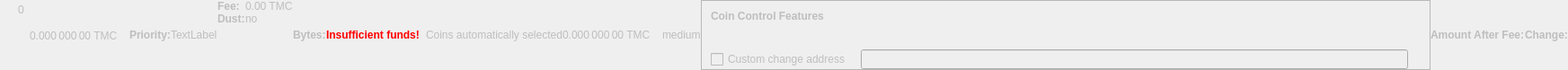
    <widget class="QWidget" name="dummyHideWidget" native="true">
     <property name="enabled">
      <bool>false</bool>
     </property>
     <property name="maximumSize">
      <size>
       <width>100</width>
       <height>22</height>
      </size>
     </property>
     <layout class="QHBoxLayout" name="dummyHideLayout">
      <property name="spacing">
       <number>0</number>
      </property>
      <property name="leftMargin">
       <number>0</number>
      </property>
      <property name="topMargin">
       <number>0</number>
      </property>
      <property name="rightMargin">
       <number>0</number>
      </property>
      <property name="bottomMargin">
       <number>0</number>
      </property>
      <item>
       <layout class="QFormLayout" name="formLayoutCoinControl1">
        <property name="horizontalSpacing">
         <number>10</number>
        </property>
        <property name="verticalSpacing">
         <number>14</number>
        </property>
        <property name="leftMargin">
         <number>10</number>
        </property>
        <property name="topMargin">
         <number>4</number>
        </property>
        <property name="rightMargin">
         <number>6</number>
        </property>
        <item row="0" column="1">
         <widget class="QLabel" name="labelCoinControlBytes">
          <property name="cursor">
           <cursorShape>IBeamCursor</cursorShape>
          </property>
          <property name="contextMenuPolicy">
           <enum>Qt::ActionsContextMenu</enum>
          </property>
          <property name="text">
           <string notr="true">0</string>
          </property>
          <property name="textInteractionFlags">
           <set>Qt::LinksAccessibleByMouse|Qt::TextSelectableByKeyboard|Qt::TextSelectableByMouse</set>
          </property>
         </widget>
        </item>
       </layout>
      </item>
      <item>
       <widget class="QLabel" name="labelCoinControlAfterFee">
        <property name="enabled">
         <bool>false</bool>
        </property>
        <property name="sizePolicy">
         <sizepolicy hsizetype="Fixed" vsizetype="Fixed">
          <horstretch>0</horstretch>
          <verstretch>0</verstretch>
         </sizepolicy>
        </property>
        <property name="minimumSize">
         <size>
          <width>111</width>
          <height>12</height>
         </size>
        </property>
        <property name="maximumSize">
         <size>
          <width>111</width>
          <height>12</height>
         </size>
        </property>
        <property name="cursor">
         <cursorShape>IBeamCursor</cursorShape>
        </property>
        <property name="contextMenuPolicy">
         <enum>Qt::ActionsContextMenu</enum>
        </property>
        <property name="text">
         <string notr="true">0.000 000 00 TMC</string>
        </property>
        <property name="textInteractionFlags">
         <set>Qt::LinksAccessibleByMouse|Qt::TextSelectableByKeyboard|Qt::TextSelectableByMouse</set>
        </property>
       </widget>
      </item>
      <item>
       <widget class="QLabel" name="labelCoinControlPriorityText">
        <property name="enabled">
         <bool>false</bool>
        </property>
        <property name="font">
         <font>
          <weight>75</weight>
          <bold>true</bold>
         </font>
        </property>
        <property name="text">
         <string>Priority:</string>
        </property>
       </widget>
      </item>
      <item>
       <layout class="QHBoxLayout" name="horizontalLayout">
        <item>
         <widget class="QLabel" name="WarningLabel">
          <property name="text">
           <string>TextLabel</string>
          </property>
         </widget>
        </item>
       </layout>
      </item>
      <item>
       <layout class="QFormLayout" name="formLayoutCoinControl3">
        <property name="horizontalSpacing">
         <number>0</number>
        </property>
        <property name="verticalSpacing">
         <number>0</number>
        </property>
        <property name="leftMargin">
         <number>0</number>
        </property>
        <property name="topMargin">
         <number>0</number>
        </property>
        <property name="rightMargin">
         <number>0</number>
        </property>
        <item row="0" column="0">
         <widget class="QLabel" name="labelCoinControlFeeText">
          <property name="enabled">
           <bool>false</bool>
          </property>
          <property name="font">
           <font>
            <weight>75</weight>
            <bold>true</bold>
           </font>
          </property>
          <property name="text">
           <string>Fee:</string>
          </property>
          <property name="margin">
           <number>0</number>
          </property>
         </widget>
        </item>
        <item row="0" column="1">
         <widget class="QLabel" name="labelCoinControlFee">
          <property name="enabled">
           <bool>false</bool>
          </property>
          <property name="cursor">
           <cursorShape>IBeamCursor</cursorShape>
          </property>
          <property name="contextMenuPolicy">
           <enum>Qt::ActionsContextMenu</enum>
          </property>
          <property name="text">
           <string notr="true">0.00 TMC</string>
          </property>
          <property name="textInteractionFlags">
           <set>Qt::LinksAccessibleByMouse|Qt::TextSelectableByKeyboard|Qt::TextSelectableByMouse</set>
          </property>
         </widget>
        </item>
        <item row="1" column="0">
         <widget class="QLabel" name="labelCoinControlLowOutputText">
          <property name="enabled">
           <bool>false</bool>
          </property>
          <property name="font">
           <font>
            <weight>75</weight>
            <bold>true</bold>
           </font>
          </property>
          <property name="text">
           <string>Dust:</string>
          </property>
         </widget>
        </item>
        <item row="1" column="1">
         <widget class="QLabel" name="labelCoinControlLowOutput">
          <property name="enabled">
           <bool>false</bool>
          </property>
          <property name="cursor">
           <cursorShape>IBeamCursor</cursorShape>
          </property>
          <property name="contextMenuPolicy">
           <enum>Qt::ActionsContextMenu</enum>
          </property>
          <property name="text">
           <string>no</string>
          </property>
          <property name="textInteractionFlags">
           <set>Qt::LinksAccessibleByMouse|Qt::TextSelectableByKeyboard|Qt::TextSelectableByMouse</set>
          </property>
         </widget>
        </item>
       </layout>
      </item>
      <item>
       <widget class="QLabel" name="labelCoinControlBytesText">
        <property name="enabled">
         <bool>false</bool>
        </property>
        <property name="font">
         <font>
          <weight>75</weight>
          <bold>true</bold>
         </font>
        </property>
        <property name="text">
         <string>Bytes:</string>
        </property>
       </widget>
      </item>
      <item>
       <layout class="QFormLayout" name="formLayoutCoinControl2">
        <property name="horizontalSpacing">
         <number>0</number>
        </property>
        <property name="verticalSpacing">
         <number>0</number>
        </property>
        <property name="leftMargin">
         <number>0</number>
        </property>
        <property name="topMargin">
         <number>0</number>
        </property>
        <property name="rightMargin">
         <number>0</number>
        </property>
       </layout>
      </item>
      <item>
       <layout class="QHBoxLayout" name="horizontalLayoutCoinControl2">
        <property name="spacing">
         <number>0</number>
        </property>
        <property name="bottomMargin">
         <number>0</number>
        </property>
       </layout>
      </item>
      <item>
       <widget class="QLabel" name="labelCoinControlInsuffFunds">
        <property name="enabled">
         <bool>false</bool>
        </property>
        <property name="minimumSize">
         <size>
          <width>0</width>
          <height>0</height>
         </size>
        </property>
        <property name="font">
         <font>
          <weight>75</weight>
          <bold>true</bold>
         </font>
        </property>
        <property name="styleSheet">
         <string notr="true">color:red;font-weight:bold;</string>
        </property>
        <property name="text">
         <string>Insufficient funds!</string>
        </property>
        <property name="margin">
         <number>5</number>
        </property>
       </widget>
      </item>
      <item>
       <layout class="QFormLayout" name="formLayoutCoinControl4">
        <property name="horizontalSpacing">
         <number>0</number>
        </property>
        <property name="verticalSpacing">
         <number>0</number>
        </property>
        <property name="leftMargin">
         <number>0</number>
        </property>
        <property name="topMargin">
         <number>0</number>
        </property>
        <property name="rightMargin">
         <number>0</number>
        </property>
       </layout>
      </item>
      <item>
       <widget class="QLabel" name="labelCoinControlChangeLabel">
        <property name="enabled">
         <bool>false</bool>
        </property>
        <property name="sizePolicy">
         <sizepolicy hsizetype="Preferred" vsizetype="Expanding">
          <horstretch>0</horstretch>
          <verstretch>0</verstretch>
         </sizepolicy>
        </property>
        <property name="minimumSize">
         <size>
          <width>0</width>
          <height>0</height>
         </size>
        </property>
        <property name="text">
         <string/>
        </property>
        <property name="margin">
         <number>3</number>
        </property>
       </widget>
      </item>
      <item>
       <widget class="QLabel" name="labelCoinControlAutomaticallySelected">
        <property name="enabled">
         <bool>false</bool>
        </property>
        <property name="sizePolicy">
         <sizepolicy hsizetype="Fixed" vsizetype="Fixed">
          <horstretch>0</horstretch>
          <verstretch>0</verstretch>
         </sizepolicy>
        </property>
        <property name="minimumSize">
         <size>
          <width>0</width>
          <height>0</height>
         </size>
        </property>
        <property name="maximumSize">
         <size>
          <width>240</width>
          <height>16777215</height>
         </size>
        </property>
        <property name="text">
         <string>Coins automatically selected</string>
        </property>
        <property name="margin">
         <number>5</number>
        </property>
       </widget>
      </item>
      <item>
       <widget class="QLabel" name="labelCoinControlChange">
        <property name="enabled">
         <bool>false</bool>
        </property>
        <property name="sizePolicy">
         <sizepolicy hsizetype="Fixed" vsizetype="Fixed">
          <horstretch>0</horstretch>
          <verstretch>0</verstretch>
         </sizepolicy>
        </property>
        <property name="minimumSize">
         <size>
          <width>111</width>
          <height>0</height>
         </size>
        </property>
        <property name="maximumSize">
         <size>
          <width>111</width>
          <height>16777215</height>
         </size>
        </property>
        <property name="cursor">
         <cursorShape>IBeamCursor</cursorShape>
        </property>
        <property name="contextMenuPolicy">
         <enum>Qt::ActionsContextMenu</enum>
        </property>
        <property name="text">
         <string notr="true">0.000 000 00 TMC</string>
        </property>
        <property name="textInteractionFlags">
         <set>Qt::LinksAccessibleByMouse|Qt::TextSelectableByKeyboard|Qt::TextSelectableByMouse</set>
        </property>
       </widget>
      </item>
      <item>
       <widget class="QLabel" name="labelCoinControlPriority">
        <property name="enabled">
         <bool>false</bool>
        </property>
        <property name="cursor">
         <cursorShape>IBeamCursor</cursorShape>
        </property>
        <property name="contextMenuPolicy">
         <enum>Qt::ActionsContextMenu</enum>
        </property>
        <property name="text">
         <string>medium</string>
        </property>
        <property name="textInteractionFlags">
         <set>Qt::LinksAccessibleByMouse|Qt::TextSelectableByKeyboard|Qt::TextSelectableByMouse</set>
        </property>
       </widget>
      </item>
      <item>
       <widget class="QFrame" name="frameCoinControl">
        <property name="sizePolicy">
         <sizepolicy hsizetype="Expanding" vsizetype="Expanding">
          <horstretch>0</horstretch>
          <verstretch>0</verstretch>
         </sizepolicy>
        </property>
        <property name="maximumSize">
         <size>
          <width>16777215</width>
          <height>16777215</height>
         </size>
        </property>
        <property name="frameShape">
         <enum>QFrame::StyledPanel</enum>
        </property>
        <property name="frameShadow">
         <enum>QFrame::Sunken</enum>
        </property>
        <layout class="QVBoxLayout" name="verticalLayoutCoinControl2_2">
         <property name="spacing">
          <number>0</number>
         </property>
         <property name="leftMargin">
          <number>0</number>
         </property>
         <property name="topMargin">
          <number>0</number>
         </property>
         <property name="rightMargin">
          <number>0</number>
         </property>
         <property name="bottomMargin">
          <number>0</number>
         </property>
         <item>
          <layout class="QVBoxLayout" name="verticalLayoutCoinControl" stretch="0,0,0,1">
           <property name="spacing">
            <number>0</number>
           </property>
           <property name="leftMargin">
            <number>10</number>
           </property>
           <property name="topMargin">
            <number>10</number>
           </property>
           <item>
            <layout class="QHBoxLayout" name="horizontalLayoutCoinControl1">
             <property name="bottomMargin">
              <number>15</number>
             </property>
             <item>
              <widget class="QLabel" name="labelCoinControlFeatures">
               <property name="enabled">
                <bool>false</bool>
               </property>
               <property name="sizePolicy">
                <sizepolicy hsizetype="Preferred" vsizetype="Maximum">
                 <horstretch>0</horstretch>
                 <verstretch>0</verstretch>
                </sizepolicy>
               </property>
               <property name="font">
                <font>
                 <weight>75</weight>
                 <bold>true</bold>
                </font>
               </property>
               <property name="styleSheet">
                <string notr="true">font-weight:bold;</string>
               </property>
               <property name="text">
                <string>Coin Control Features</string>
               </property>
              </widget>
             </item>
            </layout>
           </item>
           <item>
            <widget class="QWidget" name="widgetCoinControl" native="true">
             <property name="sizePolicy">
              <sizepolicy hsizetype="Preferred" vsizetype="Preferred">
               <horstretch>0</horstretch>
               <verstretch>0</verstretch>
              </sizepolicy>
             </property>
             <property name="minimumSize">
              <size>
               <width>0</width>
               <height>0</height>
              </size>
             </property>
             <property name="styleSheet">
              <string notr="true"/>
             </property>
             <layout class="QHBoxLayout" name="horizontalLayoutCoinControl5_2">
              <property name="leftMargin">
               <number>0</number>
              </property>
              <property name="topMargin">
               <number>0</number>
              </property>
              <property name="rightMargin">
               <number>0</number>
              </property>
              <property name="bottomMargin">
               <number>0</number>
              </property>
              <item>
               <layout class="QHBoxLayout" name="horizontalLayoutCoinControl3">
                <property name="spacing">
                 <number>20</number>
                </property>
                <property name="topMargin">
                 <number>0</number>
                </property>
                <property name="bottomMargin">
                 <number>10</number>
                </property>
               </layout>
              </item>
             </layout>
            </widget>
           </item>
           <item>
            <layout class="QHBoxLayout" name="horizontalLayoutCoinControl4" stretch="0,0,0">
             <property name="spacing">
              <number>12</number>
             </property>
             <property name="sizeConstraint">
              <enum>QLayout::SetDefaultConstraint</enum>
             </property>
             <property name="topMargin">
              <number>5</number>
             </property>
             <property name="rightMargin">
              <number>5</number>
             </property>
             <item>
              <widget class="QCheckBox" name="checkBoxCoinControlChange">
               <property name="enabled">
                <bool>false</bool>
               </property>
               <property name="toolTip">
                <string>If this is activated, but the change address is empty or invalid, change will be sent to a newly generated address.</string>
               </property>
               <property name="text">
                <string>Custom change address</string>
               </property>
              </widget>
             </item>
             <item>
              <widget class="QValidatedLineEdit" name="lineEditCoinControlChange">
               <property name="enabled">
                <bool>false</bool>
               </property>
               <property name="sizePolicy">
                <sizepolicy hsizetype="Expanding" vsizetype="Fixed">
                 <horstretch>0</horstretch>
                 <verstretch>0</verstretch>
                </sizepolicy>
               </property>
              </widget>
             </item>
             <item>
              <widget class="QLabel" name="labelCoinControlChangeLabel_2">
               <property name="sizePolicy">
                <sizepolicy hsizetype="Preferred" vsizetype="Expanding">
                 <horstretch>0</horstretch>
                 <verstretch>0</verstretch>
                </sizepolicy>
               </property>
               <property name="minimumSize">
                <size>
                 <width>0</width>
                 <height>0</height>
                </size>
               </property>
               <property name="text">
                <string/>
               </property>
               <property name="margin">
                <number>3</number>
               </property>
              </widget>
             </item>
            </layout>
           </item>
           <item>
            <spacer name="verticalSpacerCoinControl">
             <property name="orientation">
              <enum>Qt::Vertical</enum>
             </property>
             <property name="sizeHint" stdset="0">
              <size>
               <width>800</width>
               <height>1</height>
              </size>
             </property>
            </spacer>
           </item>
          </layout>
         </item>
        </layout>
       </widget>
      </item>
      <item>
       <widget class="QLabel" name="labelCoinControlAfterFeeText">
        <property name="enabled">
         <bool>false</bool>
        </property>
        <property name="minimumSize">
         <size>
          <width>0</width>
          <height>0</height>
         </size>
        </property>
        <property name="maximumSize">
         <size>
          <width>16777215</width>
          <height>16777215</height>
         </size>
        </property>
        <property name="font">
         <font>
          <weight>75</weight>
          <bold>true</bold>
         </font>
        </property>
        <property name="text">
         <string>Amount After Fee:</string>
        </property>
        <property name="alignment">
         <set>Qt::AlignLeading|Qt::AlignLeft|Qt::AlignVCenter</set>
        </property>
        <property name="margin">
         <number>0</number>
        </property>
       </widget>
      </item>
      <item>
       <widget class="QLabel" name="labelCoinControlChangeText">
        <property name="enabled">
         <bool>false</bool>
        </property>
        <property name="sizePolicy">
         <sizepolicy hsizetype="Preferred" vsizetype="Preferred">
          <horstretch>0</horstretch>
          <verstretch>0</verstretch>
         </sizepolicy>
        </property>
        <property name="minimumSize">
         <size>
          <width>0</width>
          <height>0</height>
         </size>
        </property>
        <property name="maximumSize">
         <size>
          <width>16777215</width>
          <height>16777215</height>
         </size>
        </property>
        <property name="font">
         <font>
          <weight>75</weight>
          <bold>true</bold>
         </font>
        </property>
        <property name="text">
         <string>Change:</string>
        </property>
        <property name="alignment">
         <set>Qt::AlignLeading|Qt::AlignLeft|Qt::AlignVCenter</set>
        </property>
       </widget>
      </item>
     </layout>
    </widget>
